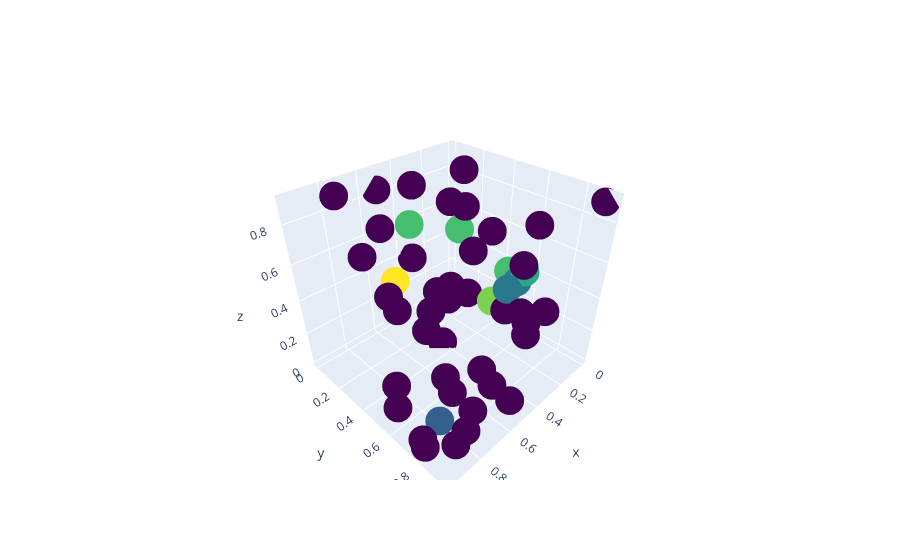

This figure's notebook cell:
### Markdown cell above
Again, we can plot our data. Here, the lighter the color the deeper (more central) the point.

### Code cell
bd.plot_depths(invert_colors=False)
